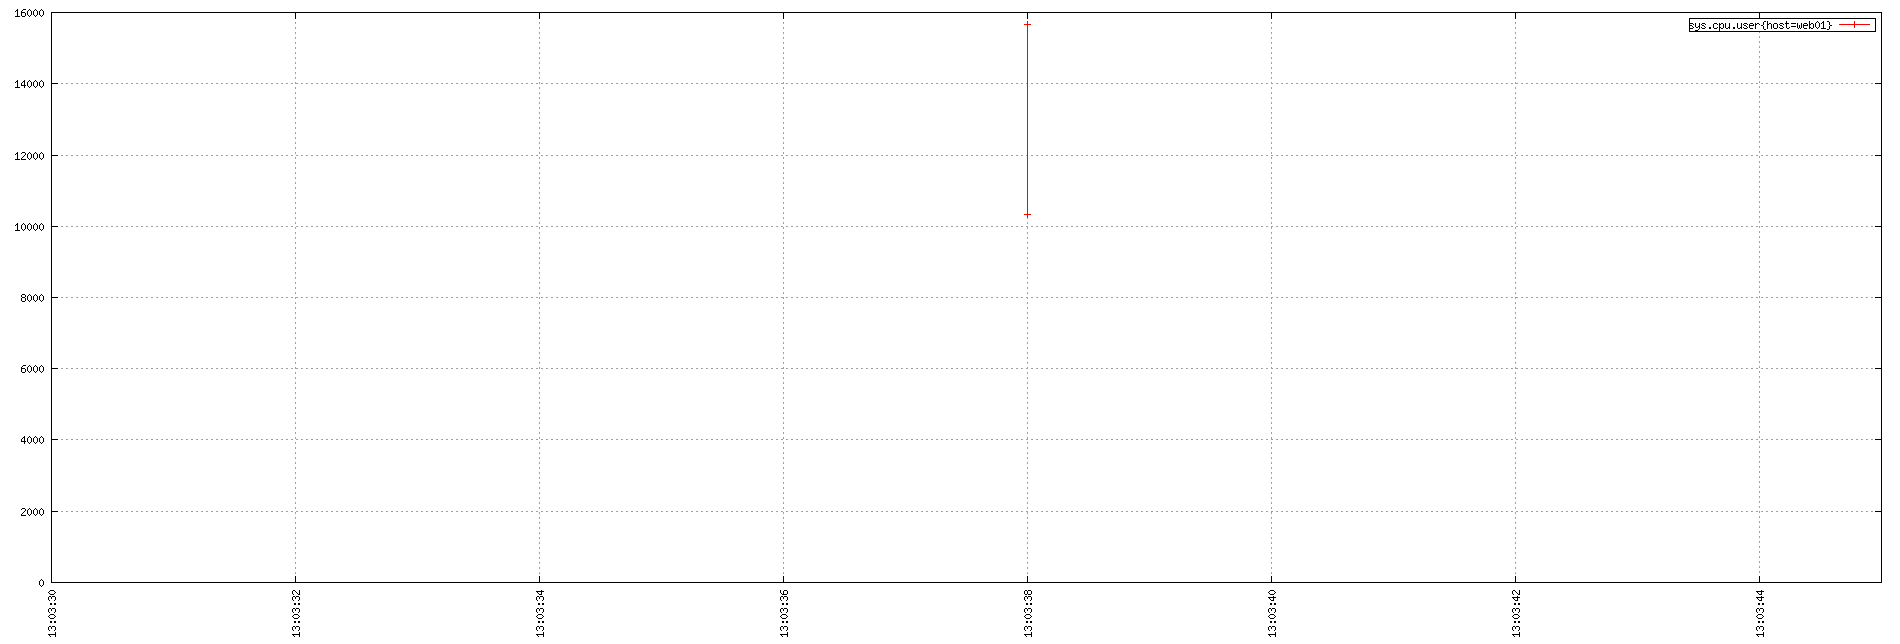

Here is the gnuplot script that generated this plot:
set term png small size 1900,644
set xdata time
set timefmt "%s"
if (GPVAL_VERSION < 4.6) set xtics rotate; else set xtics rotate right
set output "${TMPDIR-'tmp'}/tsd/727f6ddb.png"
set xrange ["1670245410":"1670245425"]
set format x "%H:%M:%S"
set grid
set style data linespoint
set key right box
set yrange [0:]
plot  "${TMPDIR-'tmp'}/tsd/727f6ddb_0.dat" using 1:2 title "sys.cpu.user{host=web01}"
